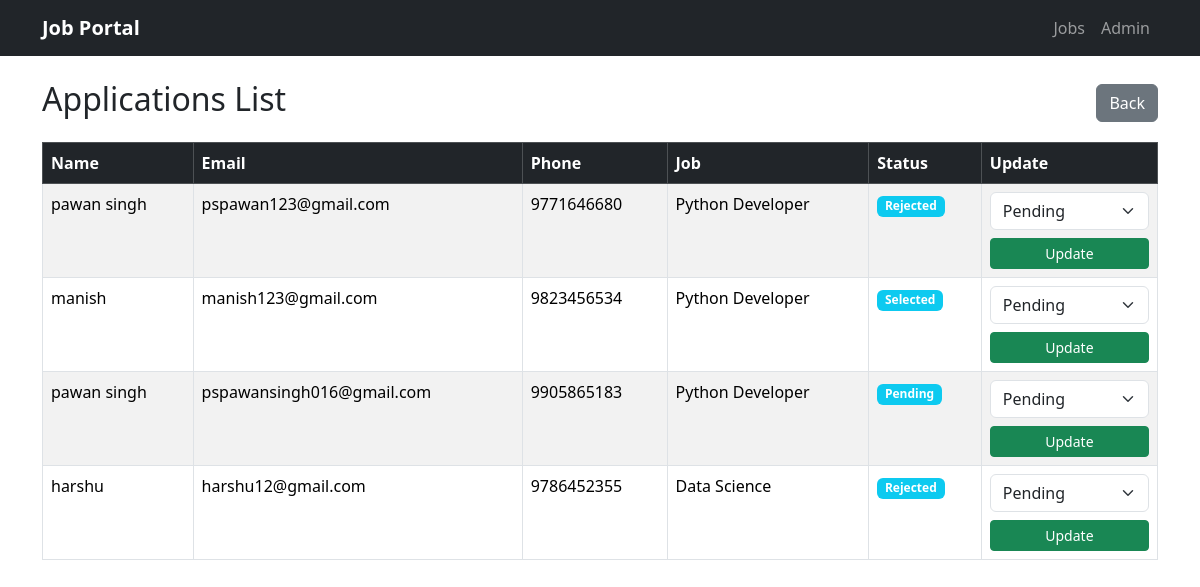
The page /admin/applications (signed in) on the database its author committed.
### models.py (models this page shows)
class Application(db.Model):
    id = db.Column(db.Integer, primary_key=True)
    name = db.Column(db.String(200), nullable=False)
    email = db.Column(db.String(200), nullable=False)
    phone = db.Column(db.String(20), nullable=False)
    job_id = db.Column(db.Integer, db.ForeignKey("job.id"), nullable=False)
    status = db.Column(db.String(50), default="Pending")
    job = db.relationship("Job", backref="applications")

class Job(db.Model):
    id = db.Column(db.Integer, primary_key=True)
    title = db.Column(db.String(200), nullable=False)
    company = db.Column(db.String(200), nullable=False)
    location = db.Column(db.String(200), nullable=False)
    description = db.Column(db.Text, nullable=False)

### app.py (the view)
@app.route("/admin/applications")
@login_required
def applications():
    apps = Application.query.all()
    return render_template("applications.html", apps=apps)

### app.py (called while the page is built)
@login_manager.user_loader
def load_user(admin_id):
    return Admin.query.get(int(admin_id))

### templates/applications.html (shortened to what this page needs)
{% extends "base.html" %}
{% block content %}
<div class="d-flex justify-content-between align-items-center mb-3">
    <h2>Applications List</h2>
    <a href="/admin/dashboard" class="btn btn-secondary">Back</a>
</div>
<table class="table table-bordered table-striped">
    <thead class="table-dark">
        <tr>
            <th>Name</th>
            <th>Email</th>
            <th>Phone</th>
            <th>Job</th>
            <th>Status</th>
            <th>Update</th>
        </tr>
    </thead>
    <tbody>
        {% for a in apps %}
        <tr>
            <td>{{ a.name }}</td>
            <td>{{ a.email }}</td>
            <td>{{ a.phone }}</td>
            <td>{{ a.job.title }}</td>
            <td>
                <span class="badge bg-info">{{ a.status }}</span>
            </td>
            <td>
                <form method="POST" action="/admin/update_status/{{ a.id }}">
                    <select name="status" class="form-select mb-2">
                        <option value="Pending">Pending</option>
                    </select>
                    <button type="submit" class="btn btn-success btn-sm w-100">Update</button>
                </form>
            </td>
        </tr>
        {% endfor %}
    </tbody>
</table>
{% endblock %}

### templates/base.html (shortened to what this page needs)
<!DOCTYPE html>
<html lang="en">
<head>
    <link href="https://cdn.jsdelivr.net/npm/bootstrap@5.3.3/dist/css/bootstrap.min.css" rel="stylesheet">
</head>
<body>
<nav class="navbar navbar-expand-lg navbar-dark bg-dark">
  <div class="container">
    <a class="navbar-brand fw-bold" href="/">Job Portal</a>
    <div class="collapse navbar-collapse" id="navbarNav">
      <ul class="navbar-nav ms-auto">
        <li class="nav-item">
          <a class="nav-link" href="/">Jobs</a>
        </li>
        <li class="nav-item">
          <a class="nav-link" href="/admin/login">Admin</a>
        </li>
      </ul>
    </div>
  </div>
</nav>
<div class="container mt-4">
    {% block content %}{% endblock %}
</div>
</body>
</html>

### rows shown on the page
Application: name "pawan singh", email "pspawan123@gmail.com", phone "9771646680", job "Python Developer", status "Rejected"
Application: name "manish", email "manish123@gmail.com", phone "9823456534", job "Python Developer", status "Selected"
Application: name "pawan singh", email "pspawansingh016@gmail.com", phone "9905865183", job "Python Developer", status "Pending"
Application: name "harshu", email "harshu12@gmail.com", phone "9786452355", job "Data Science", status "Rejected"
